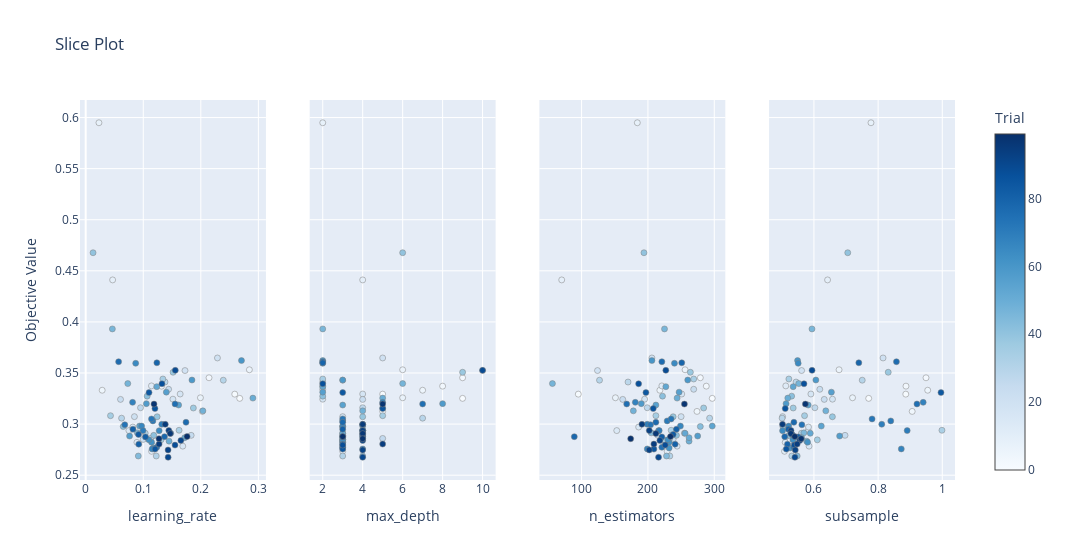

Notebook code for this chart:
### Code cell
optuna.visualization.plot_slice(study, params=['n_estimators', 'learning_rate', 'max_depth', 'subsample'])
